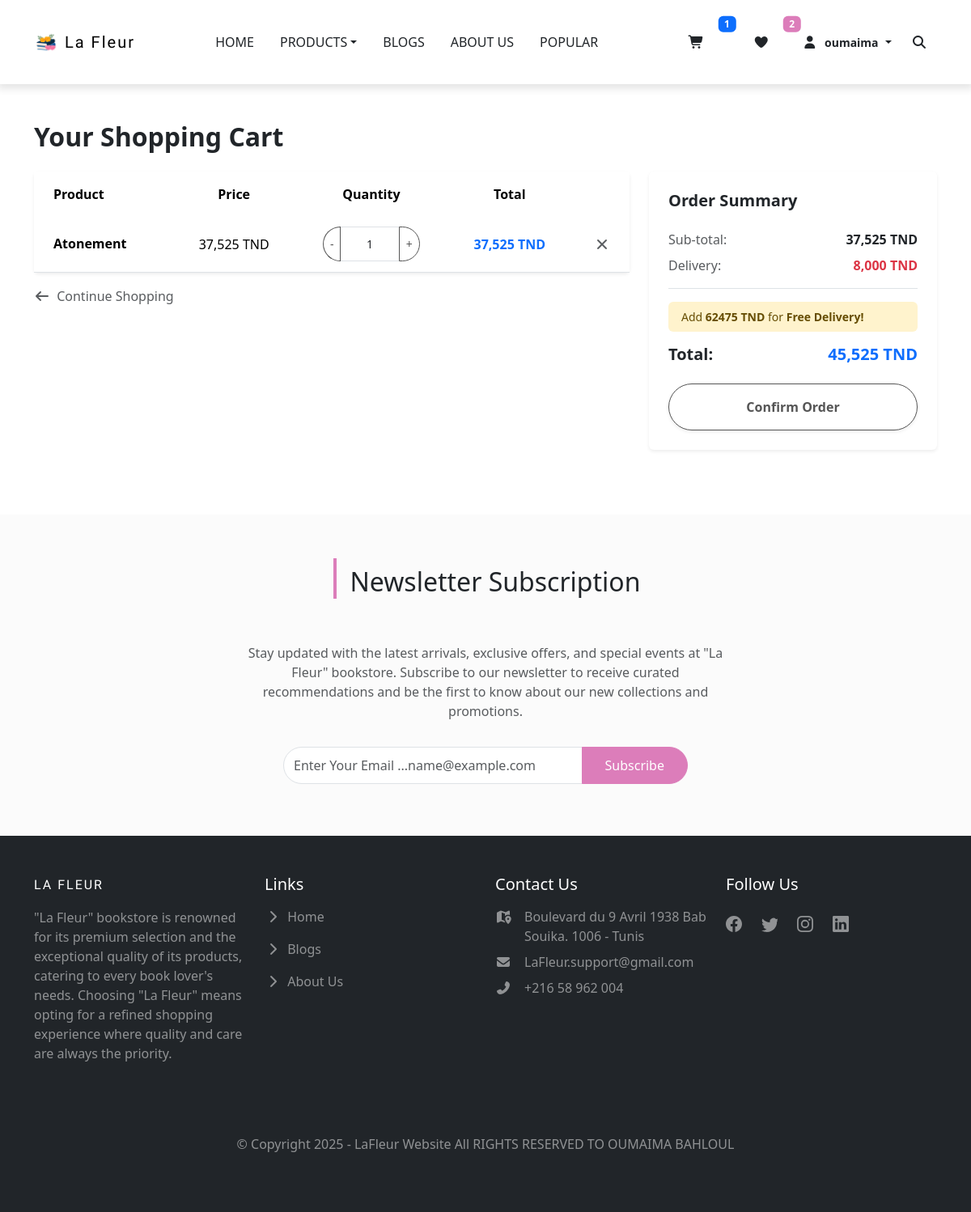
Page /cart.php (signed in) on the committed database.
### tables this page shows
CREATE TABLE `cart` (
  `id` int(11) NOT NULL,
  `user_id` int(11) NOT NULL,
  `product_id` int(11) NOT NULL,
  `quantity` int(11) DEFAULT 1,
  `added_at` timestamp NOT NULL DEFAULT current_timestamp()
);

CREATE TABLE `products` (
  `id` int(11) NOT NULL,
  `title` varchar(255) NOT NULL,
  `author` varchar(150) DEFAULT NULL,
  `category` varchar(100) NOT NULL,
  `price` decimal(10,2) NOT NULL,
  `original_price` decimal(10,2) DEFAULT NULL,
  `image` varchar(255) DEFAULT NULL,
  `stock` int(11) DEFAULT 0,
  `created_at` timestamp NOT NULL DEFAULT current_timestamp(),
  `format` varchar(50) DEFAULT NULL,
  `material` varchar(100) DEFAULT NULL
);

### cart.php (the view, shortened to what the rows shown need)
<!doctype html>
<html>
<head>
    <link
        rel="stylesheet"
        href="https://cdnjs.cloudflare.com/ajax/libs/font-awesome/7.0.1/css/all.min.css"
 />
    <link
        href="https://cdn.jsdelivr.net/npm/bootstrap-icons/font/bootstrap-icons.css"
        rel="stylesheet" />
    <link rel="stylesheet" href="style/style.css" />
    <link
        href="https://cdn.jsdelivr.net/npm/bootstrap@5.3.8/dist/css/bootstrap.min.css"
        rel="stylesheet"
 />
</head>
<body class="d-flex flex-column min-vh-100">
    <?php
    include_once 'api/db.php';
    if (isset($_SESSION['user_id'])) {
        $uid = $_SESSION['user_id'];
        $items_stmt = $pdo->prepare("SELECT c.*, p.title, p.price FROM cart c JOIN products p ON c.product_id = p.id WHERE c.user_id = ?");
        $items_stmt->execute([$uid]);
        $cart_items = $items_stmt->fetchAll();
    }
    ?>
    <div class="container" style="margin-top: 150px; margin-bottom: 80px;">
        <h2 class="mb-4 fw-bold">Your Shopping Cart</h2>
        <?php if (empty($cart_items)): ?>
            <div class="alert alert-light border shadow-sm py-5 text-center">
                <p class="text-muted">Your cart is empty.</p>
                <a href="index.php" class="btn btn-primary px-4">Start Shopping</a>
            </div>
        <?php else: ?>
            <div class="row g-4">
                <div class="col-lg-8">
                    <div class="card shadow-sm border-0">
                        <div class="table-responsive">
                            <table class="table align-middle mb-0">
                                <thead class="bg-light">
                                    <tr>
                                        <th class="ps-4 py-3 border-0">Product</th>
                                        <th class="py-3 border-0 text-center">Price</th>
                                        <th class="py-3 border-0 text-center">Quantity</th>
                                        <th class="py-3 border-0 text-center">Total</th>
                                        <th class="pe-4 py-3 border-0"></th>
                                    </tr>
                                </thead>
                                <tbody>
                                    <?php foreach ($cart_items as $item):
                                        $subtotal = $item['price'] * $item['quantity'];
                                    ?>
                                        <tr>
                                            <td class="ps-4 py-4">
                                                <h6 class="mb-0 fw-bold text-capitalize"><?php echo htmlspecialchars($item['title']); ?></h6>
                                            </td>
                                            <td class="text-center"><?php echo number_format($item['price']); ?> TND</td>
                                            <td class="text-center">
                                                <div class="input-group input-group-sm justify-content-center" style="width: 120px; margin: auto;">
                                                    <a href="manage_cart.php?action=decrease&id=<?php echo $item['product_id']; ?>" class="btn btn-outline-secondary px-2">-</a>
                                                    <input type="text" class="form-control text-center" value="<?php echo $item['quantity']; ?>" readonly>
                                                    <a href="manage_cart.php?action=increase&id=<?php echo $item['product_id']; ?>" class="btn btn-outline-secondary px-2">+</a>
                                                </div>
                                            </td>
                                            <td class="text-center fw-bold text-primary"><?php echo number_format($subtotal); ?> TND</td>
                                            <td class="pe-4 text-end">
                                                <a href="manage_cart.php?action=remove&id=<?php echo $item['product_id']; ?>" class="text-muted">
                                                    <i class="fa fa-times"></i>
                                                </a>
                                            </td>
                                        </tr>
                                    <?php endforeach; ?>
                                </tbody>
                            </table>
                        </div>
                    </div>
                </div>
            </div>
        <?php endif; ?>
    </div>
    <section id="newsletter" class="py-5">
        <div class="container">
            <div
                class="d-flex flex-column align-items-center justify-content-center">
                <div class="title text-center pt-3 pb-5">
                    <h2 class="position-relative d-inline-block ms-4">
                        Newsletter Subscription
                    </h2>
                </div>
            </div>
        </div>
    </section>
</body>
</html>

### rows in the picture
cart: product.title "Atonement", product.price "37,525", quantity "1", subtotal "37,525"

### other values in the picture
$cart_count "1"
$wish_count "2"
$_SESSION['user_name'] "oumaima"
$grand_total "37,525"
$shipping "8,000"
$shipping_limit - $grand_total "62475"
$final_total "45,525"
